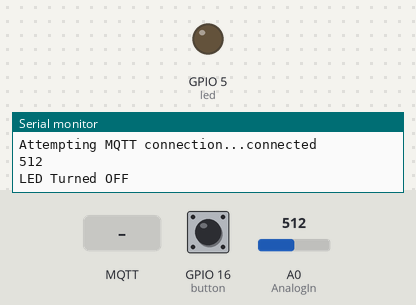
This sketch was run on a simulated ESP8266 (NodeMCU). On the bench: output pins drawn as LEDs (lit = HIGH), the last lines printed to the serial monitor. The test bench sets the inputs (shaded band); at power-on: GPIO 16 (button) LOW, A0 (AnalogIn) = 512. WiFi joins after 1.5 s; servers stay silent unless stated; no MQTT or app messages arrive unless stated.

Above: at 6.2 s.
6.3 s: GPIO 16 (button) pulled HIGH for 1 s
At 7.8 s:
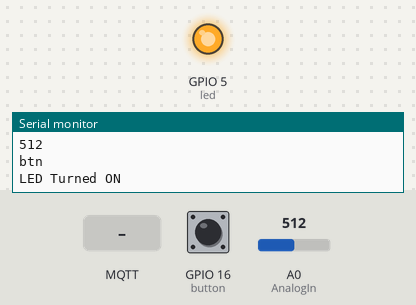
8.8 s: MQTT message "1" arrives on the first subscribed topic
12.5 s: GPIO 16 (button) pulled HIGH for 3.2 s
At 16.3 s:
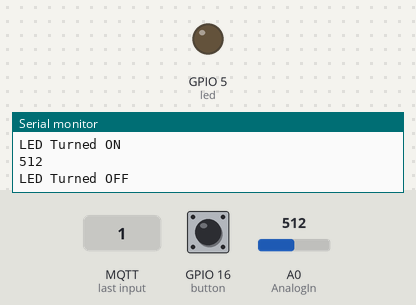
Timing chart, 0 to 17.8 s (numbered marks = the images above; inputs shaded):
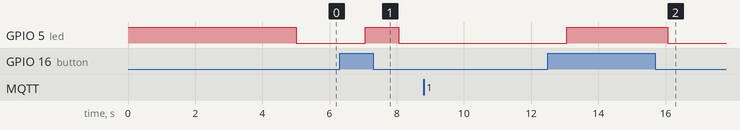

The sketch:

mqtt_button.ino
```cpp
#include <ESP8266WiFi.h>
#include <WiFiClient.h>
#include <ESP8266mDNS.h>
#include <PubSubClient.h>

// Replace with your network credentials and mqtt settings
const char* ssid = "paty";
const char* password = "paty1710";
const char* mdnsName = "nodemcu";
const char* mqttServer = "iot.eclipse.org";
const char* mqttUser = "";
const char* mqttPassword = "";
const char* mqttPubTopic = "nodemcu";
const char* mqttSubTopic = "test";

int led = 5;
int button = 16; // push button is connected
int temp = 0;    // temporary variable for reading the button pin status

const int AnalogIn  = A0;
char batidas[10];

int readingIn = 0;


WiFiClient espClient;
PubSubClient client(espClient);
MDNSResponder mdns;

void setup() {
  pinMode(led, OUTPUT);
  digitalWrite(led, HIGH);
  WiFi.begin(ssid, password);
  Serial.begin(115200);
  Serial.println("Setting up");
  delay(5000);
  // Wait for connection and flash led till it connects
  // when connected; turn the led off
  while (WiFi.status() != WL_CONNECTED) {
    digitalWrite(led, HIGH);
    delay(200);
    digitalWrite(led, LOW);
    delay(200);
    Serial.print(".");
  }

  Serial.print("Connected to ");  Serial.println(ssid);
  Serial.print("IP address: ");   Serial.println(WiFi.localIP());

  // lets mDNS on the received ip
  if (mdns.begin(mdnsName, WiFi.localIP())) {
    //Serial.println("mDNS started for " + mdnsName + ".local");
  }

  client.setServer(mqttServer, 1883);
  client.setCallback(callback);
}

void callback(char* topic, byte* payload, unsigned int length) {
  Serial.print("Message arrived ["); Serial.print(topic); Serial.print("] ");
  for (int i = 0; i < length; i++) {
    Serial.print((char)payload[i]);
  }

  Serial.println();

  // Switch on the LED if 1 was received as first character
  if ((char)payload[0] == '1') {
    Serial.println("Turning LED on");
    digitalWrite(led, HIGH);
  }
  else if ((char)payload[0] == '0') {
    Serial.println("Turning LED off");
    digitalWrite(led, LOW);
  }
}

boolean reconnect() {
  while (!client.connected()) {
    Serial.print("Attempting MQTT connection...");
    if (client.connect("ESP8266Client", mqttUser, mqttPassword)) {
      Serial.println("connected");
      return true;
//      client.publish(mqttPubTopic, "button-panic");  //publishing its status
//      client.subscribe(mqttSubTopic);             //subscribing to topic
    }
    else {
      Serial.print("Failed, state="); Serial.print(client.state());
      Serial.println(" will try again in 5 seconds...");
      delay(5000);
      return false;
    }
  }
}

void loop() {
  readingIn = analogRead(AnalogIn);
  Serial.println(readingIn);

  temp = digitalRead(button);

  if (temp == HIGH) {
    Serial.println("btn");
    digitalWrite(led, HIGH);
    Serial.println("LED Turned ON");
    delay(1000);

    if (reconnect()) {
      client.publish(mqttPubTopic, "button-panic");  //publishing its status
      client.subscribe(mqttSubTopic);
    }
  } else {
    digitalWrite(led, LOW);
    Serial.println("LED Turned OFF");
    delay(1000);
  }

  if (!client.connected()){
    if (reconnect()) {
      char buffer[10];
      dtostrf(readingIn, 5, 1, buffer);
      client.publish(mqttPubTopic, buffer);  //publishing its status
      client.subscribe(mqttSubTopic);
    }
  }

  client.loop();
}
```

Measured:
- after the input at 6.3 s, GPIO 5 (led): LOW → HIGH after 0.76 s, → LOW 1.0 s later
- after the input at 12.5 s, GPIO 5 (led): LOW → HIGH after 0.56 s, → LOW 3.0 s later
